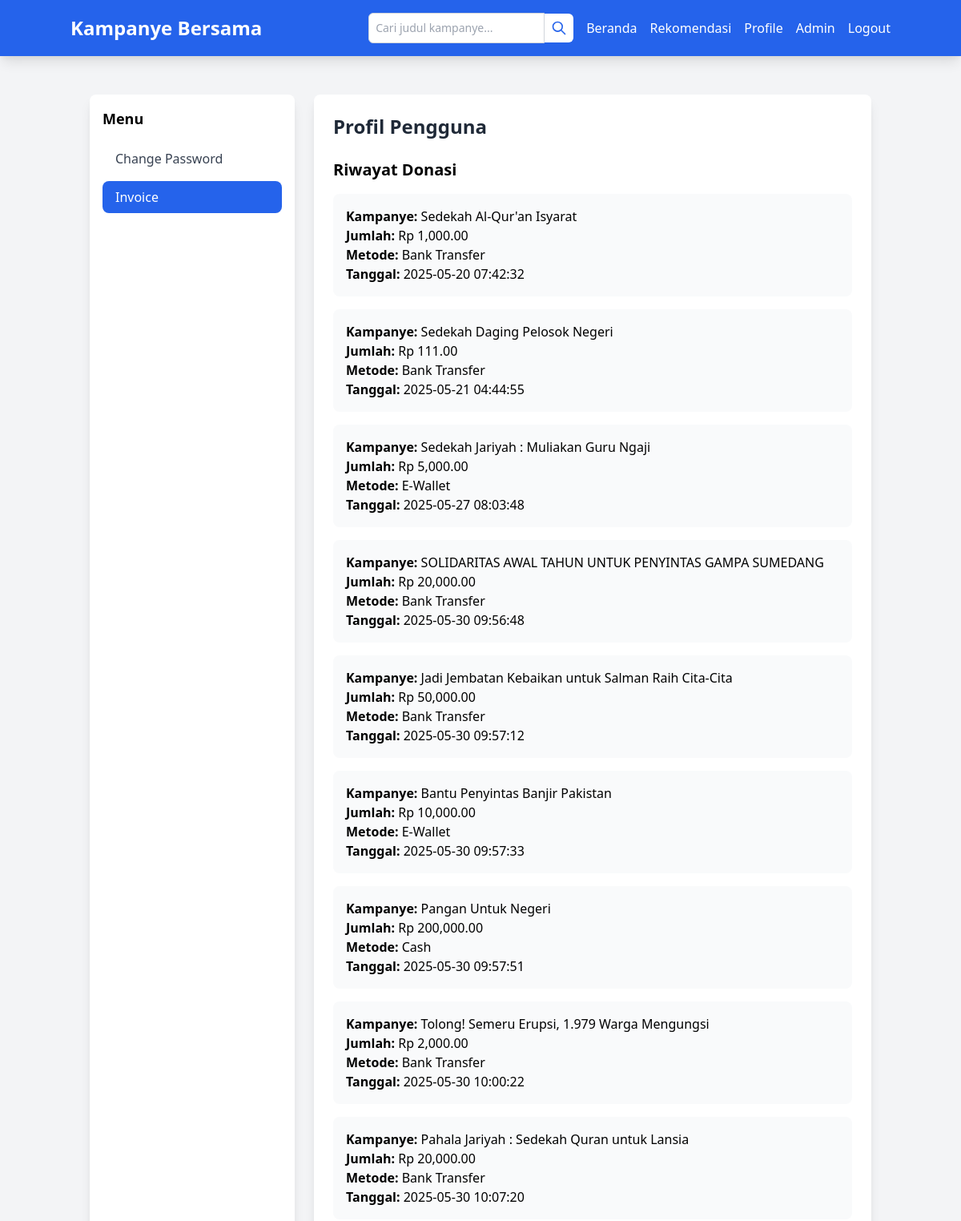
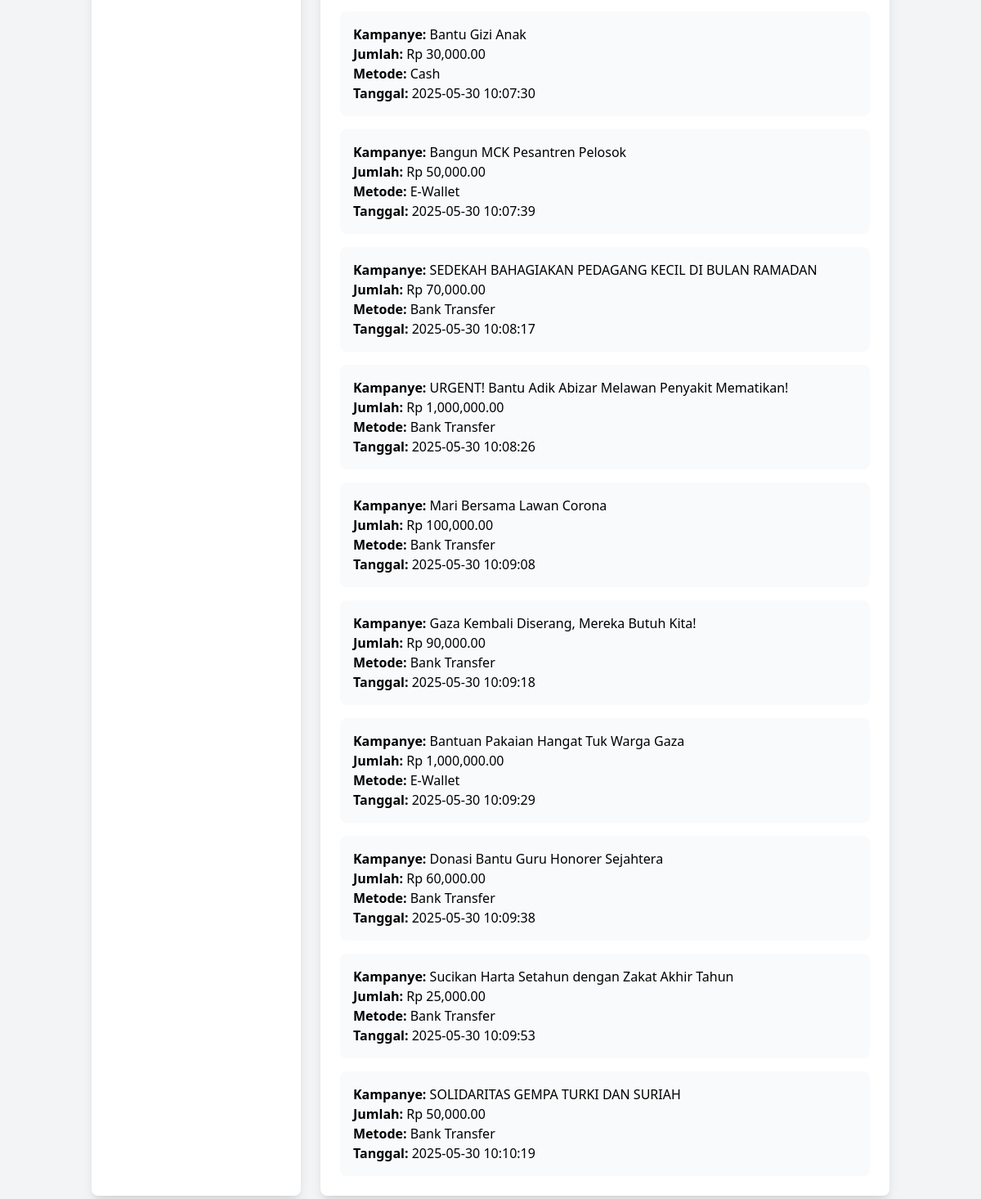
Screenshot of /profile.php?section=invoice (signed in) with the database file from the repository (2 pictures, top to bottom).
### tables this page shows
CREATE TABLE `donations` (
  `id` int(11) NOT NULL,
  `user_id` int(11) NOT NULL,
  `campaign_id` int(11) NOT NULL,
  `name` varchar(100) NOT NULL,
  `amount` decimal(10,2) NOT NULL,
  `payment_method` varchar(50) NOT NULL,
  `created_at` timestamp NOT NULL DEFAULT current_timestamp()
);

CREATE TABLE `campaigns` (
  `id` int(11) NOT NULL,
  `judul` varchar(255) NOT NULL COMMENT 'Judul kampanye',
  `deskripsi` text NOT NULL COMMENT 'Deskripsi kampanye untuk Content-Based Filtering',
  `yayasan` varchar(100) NOT NULL COMMENT 'Nama yayasan penyelenggara',
  `kategori` text NOT NULL COMMENT 'Kategori kampanye (dipisah koma, misalnya: Kesehatan,Sosial)',
  `sisa_hari` int(11) NOT NULL COMMENT 'Sisa hari kampanye berlangsung',
  `uploaded_by` int(11) DEFAULT NULL COMMENT 'ID pengguna yang mengunggah (referensi ke users.id)',
  `uploaded_at` timestamp NOT NULL DEFAULT current_timestamp() COMMENT 'Waktu unggah kampanye',
  `gambar` varchar(255) DEFAULT 'default.jpg' COMMENT 'Nama file gambar kampanye',
  `lokasi` varchar(255) DEFAULT 'Tidak diketahui' COMMENT 'Lokasi kampanye',
  `terkumpul` decimal(15,2) DEFAULT 0.00,
  `sisahari` varchar(10) DEFAULT '∞'
);

### profile.php (the view, shortened to what this page needs)
<?php
$conn = new mysqli('localhost', 'root', '', 'campaign_recommendation');
$success_message = '';
$donations = [];
$stmt = $conn->prepare("SELECT d.*, c.judul FROM donations d JOIN campaigns c ON d.campaign_id = c.id WHERE d.user_id = ?");
$stmt->bind_param("i", $_SESSION['user_id']);
$stmt->execute();
$result = $stmt->get_result();
while ($row = $result->fetch_assoc()) {
    $donations[] = $row;
}
$section = isset($_GET['section']) ? $_GET['section'] : 'change_password';
?>
<?php require 'templatess/header.php'; ?>
<div class="container mx-auto px-6 py-12 flex">
    <div class="w-64 bg-white rounded-lg shadow-lg p-4 mr-6">
        <h3 class="text-lg font-semibold mb-4">Menu</h3>
        <ul class="space-y-2">
            <li>
                <a href="profile.php?section=change_password" class="block px-4 py-2 rounded-lg <?php echo $section === 'change_password' ? 'bg-blue-600 text-white' : 'text-gray-700 hover:bg-gray-200'; ?>">
                    Change Password
                </a>
            </li>
            <li>
                <a href="profile.php?section=invoice" class="block px-4 py-2 rounded-lg <?php echo $section === 'invoice' ? 'bg-blue-600 text-white' : 'text-gray-700 hover:bg-gray-200'; ?>">
                    Invoice
                </a>
            </li>
        </ul>
    </div>
    <div class="flex-1 bg-white rounded-lg shadow-lg p-6">
        <h2 class="text-2xl font-bold mb-6 text-gray-800">Profil Pengguna</h2>
        <?php if ($section === 'change_password'): ?>
            <h3 class="text-xl font-semibold mb-4">Ubah Password</h3>
            <?php if ($success_message): ?>
                <p class="text-<?php echo strpos($success_message, 'berhasil') !== false ? 'green' : 'red'; ?>-500 mb-4"><?php echo htmlspecialchars($success_message); ?></p>
            <?php endif; ?>
            <form method="POST" class="space-y-4">
                <div>
                    <label class="block text-gray-700">Password Lama</label>
                    <input type="password" name="current_password" class="w-full p-2 border rounded" required>
                </div>
                <div>
                    <label class="block text-gray-700">Password Baru</label>
                    <input type="password" name="new_password" class="w-full p-2 border rounded" required>
                </div>
                <div>
                    <label class="block text-gray-700">Konfirmasi Password Baru</label>
                    <input type="password" name="confirm_password" class="w-full p-2 border rounded" required>
                </div>
                <button type="submit" name="change_password" class="bg-blue-600 text-white px-4 py-2 rounded-lg hover:bg-blue-700 transition">
                    Ubah Password
                </button>
            </form>
        <?php elseif ($section === 'invoice'): ?>
            <h3 class="text-xl font-semibold mb-4">Riwayat Donasi</h3>
            <?php if (empty($donations)): ?>
                <p class="text-gray-600">Belum ada riwayat donasi.</p>
            <?php else: ?>
                <div class="space-y-4">
                    <?php foreach ($donations as $donation): ?>
                        <div class="p-4 bg-gray-50 rounded-lg">
                            <p><strong>Kampanye:</strong> <?php echo htmlspecialchars($donation['judul']); ?></p>
                            <p><strong>Jumlah:</strong> Rp <?php echo number_format($donation['amount'], 2); ?></p>
                            <p><strong>Metode:</strong> <?php echo htmlspecialchars($donation['payment_method']); ?></p>
                            <p><strong>Tanggal:</strong> <?php echo htmlspecialchars($donation['created_at']); ?></p>
                        </div>
                    <?php endforeach; ?>
                </div>
            <?php endif; ?>
        <?php endif; ?>
    </div>
</div>
<?php $conn->close(); require 'templatess/footer.php'; ?>

### rows the page displays
donations: campaign.judul "Sedekah Al-Qur'an Isyarat", amount "1,000.00", payment_method "Bank Transfer", created_at "2025-05-20 07:42:32"
donations: campaign.judul "Sedekah Daging Pelosok Negeri", amount "111.00", payment_method "Bank Transfer", created_at "2025-05-21 04:44:55"
donations: campaign.judul "Sedekah Jariyah : Muliakan Guru Ngaji", amount "5,000.00", payment_method "E-Wallet", created_at "2025-05-27 08:03:48"
donations: campaign.judul "SOLIDARITAS AWAL TAHUN UNTUK PENYINTAS GAMPA SUMEDANG", amount "20,000.00", payment_method "Bank Transfer", created_at "2025-05-30 09:56:48"
donations: campaign.judul "Jadi Jembatan Kebaikan untuk Salman Raih Cita-Cita", amount "50,000.00", payment_method "Bank Transfer", created_at "2025-05-30 09:57:12"
donations: campaign.judul "Bantu Penyintas Banjir Pakistan", amount "10,000.00", payment_method "E-Wallet", created_at "2025-05-30 09:57:33"
donations: campaign.judul "Pangan Untuk Negeri", amount "200,000.00", payment_method "Cash", created_at "2025-05-30 09:57:51"
donations: campaign.judul "Tolong! Semeru Erupsi, 1.979 Warga Mengungsi", amount "2,000.00", payment_method "Bank Transfer", created_at "2025-05-30 10:00:22"
donations: campaign.judul "Pahala Jariyah : Sedekah Quran untuk Lansia", amount "20,000.00", payment_method "Bank Transfer", created_at "2025-05-30 10:07:20"
donations: campaign.judul "Bantu Gizi Anak", amount "30,000.00", payment_method "Cash", created_at "2025-05-30 10:07:30"
donations: campaign.judul "Bangun MCK Pesantren Pelosok", amount "50,000.00", payment_method "E-Wallet", created_at "2025-05-30 10:07:39"
donations: campaign.judul "SEDEKAH BAHAGIAKAN PEDAGANG KECIL DI BULAN RAMADAN", amount "70,000.00", payment_method "Bank Transfer", created_at "2025-05-30 10:08:17"
donations: campaign.judul "URGENT! Bantu Adik Abizar Melawan Penyakit Mematikan!", amount "1,000,000.00", payment_method "Bank Transfer", created_at "2025-05-30 10:08:26"
donations: campaign.judul "Mari Bersama Lawan Corona", amount "100,000.00", payment_method "Bank Transfer", created_at "2025-05-30 10:09:08"
donations: campaign.judul "Gaza Kembali Diserang, Mereka Butuh Kita!", amount "90,000.00", payment_method "Bank Transfer", created_at "2025-05-30 10:09:18"
donations: campaign.judul "Bantuan Pakaian Hangat Tuk Warga Gaza", amount "1,000,000.00", payment_method "E-Wallet", created_at "2025-05-30 10:09:29"
donations: campaign.judul "Donasi Bantu Guru Honorer Sejahtera", amount "60,000.00", payment_method "Bank Transfer", created_at "2025-05-30 10:09:38"
donations: campaign.judul "Sucikan Harta Setahun dengan Zakat Akhir Tahun", amount "25,000.00", payment_method "Bank Transfer", created_at "2025-05-30 10:09:53"
donations: campaign.judul "SOLIDARITAS GEMPA TURKI DAN SURIAH", amount "50,000.00", payment_method "Bank Transfer", created_at "2025-05-30 10:10:19"
